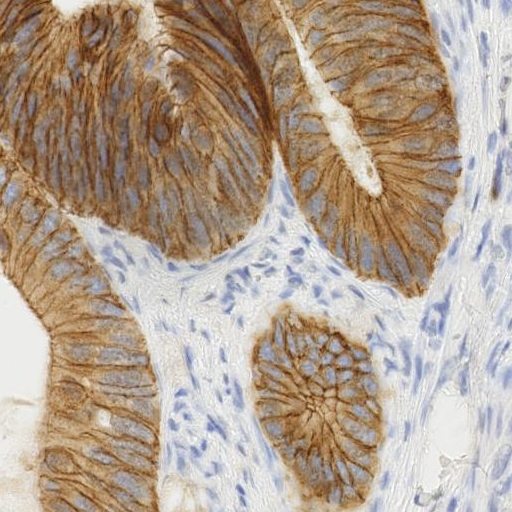
#> input picture archive/visuals/real_euro_brca_tile.png, 512 x 512 px, found by its file name
$ python ddx_stroma_check.py
#> lines starting #> are read from the running program, lines starting #| are printed output that depends on the picture; after the words box and inside, x2 and y2 are one past the last pixel; in counts of white or black regions, pixels touching at a corner belong together
import numpy as np
from PIL import Image
from scipy.spatial import distance
import sys

def check_for_stromal_barrier(image_path):
#> called with image_path = 'real_euro_brca_tile.png'
    print(f"\n[BARRIER-ANALYSIS] High-Contrast Masking: {image_path}")
    img = Image.open(image_path).convert('RGB')
#> img is the input picture: PIL image 512x512 RGB; mean R, G, B 177.3, 159.8, 144
    data = np.array(img).astype(float)

    # 1. T-cells: Pure Blue detection
    t_mask = (data[:,:,2] > 180) & (data[:,:,0] < 150)
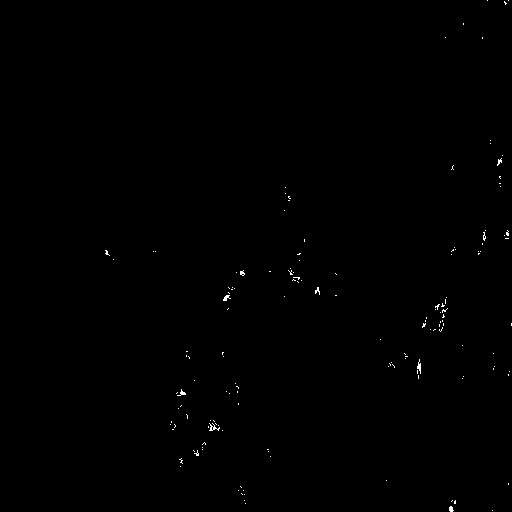
#> t_mask: shape (512, 512) bool; 0.22% white in thin lines or dots, all inside (x1, y1, x2, y2) = (105, 0, 512, 512)

    # 2. SELECTIVE Tumor: Only the darkest pink/brown areas
    # This filters out the 'Pale Pink' background that was causing the 115k saturation
    tu_mask = (data[:,:,0] > 160) & (data[:,:,1] < 100) & (data[:,:,2] < 140)
#> tu_mask: shape (512, 512) bool; every value is 0

    t_coords = np.argwhere(t_mask)
#> t_coords = 582 pairs, first value 0 to 511, second value 105 to 511
    tu_coords = np.argwhere(tu_mask)
#> tu_coords = empty array

    print(f"Cells: {len(t_coords)} | High-Density Target Pixels: {len(tu_coords)}")
#| Cells: 582 | High-Density Target Pixels: 0

    if len(tu_coords) < 10:
        print("!! Target too small. Reverting to Intensity-only mask.")
        tu_mask = (data[:,:,0] > 180) & (data[:,:,1] < 150)
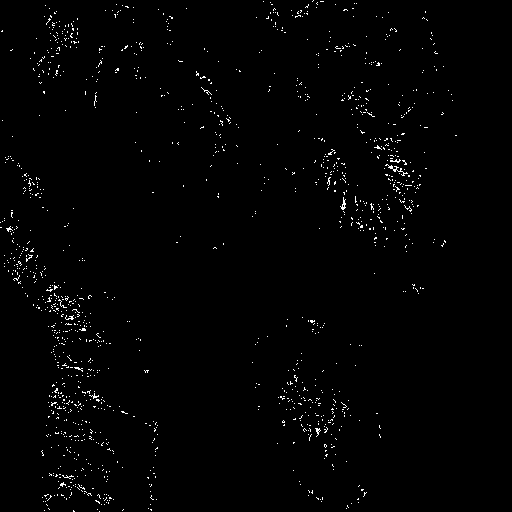
#> tu_mask: shape (512, 512) bool; 1.2% white in thin lines or dots, all inside (x1, y1, x2, y2) = (0, 0, 457, 512)
        tu_coords = np.argwhere(tu_mask)
#> tu_coords = 3076 pairs, first value 0 to 511, second value 0 to 456

    if len(t_coords) == 0:
        print("!! No cells detected.")
        return

    # Spatial Calculation
    sample_tu = tu_coords[::20]
#> sample_tu = 154 pairs, first value 0 to 507, second value 12 to 427
    dists = [np.min(distance.cdist([t], sample_tu)) for t in t_coords]
#> dists = 582 values, max 166.7 at index 395, min 17.26 at index 457, mean 65.34

    # Exclusion Threshold: If cell is > 50px from the dark nodule
    exclusion_rate = sum(1 for d in dists if d > 50) / len(t_coords)
#> exclusion_rate = 0.668

    print("="*45)
    print("      STROMA ENTRAPMENT (COLD) REPORT")
    print("="*45)
    print(f"Exclusion Rate: {exclusion_rate*100:.1f}%")
#| Exclusion Rate: 66.8%
    print("-" * 45)

    if exclusion_rate > 0.6:
        print("DIAGNOSIS: IMMUNE-EXCLUDED (COLD)")
    else:
        print("DIAGNOSIS: IMMUNE-INFILTRATED (HOT)")
    print("="*45 + "\n")

if __name__ == "__main__":
    target = sys.argv[1] if len(sys.argv) > 1 else "real_euro_brca_tile.png"
    check_for_stromal_barrier(target)
